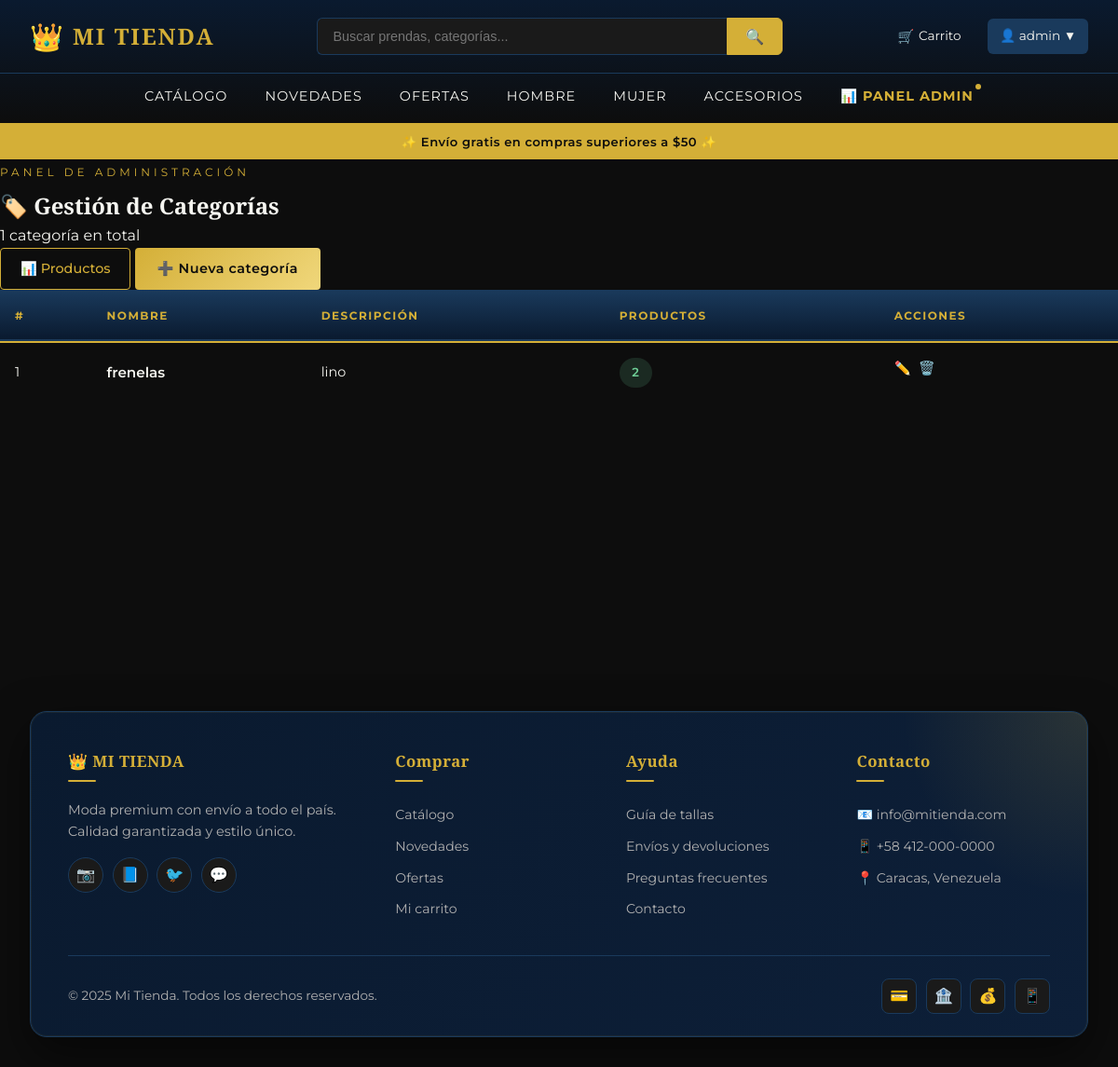
/categorias/ (signed in), run on the app's committed database.
### tienda/tienda/models.py (models this page shows, shortened)
class Categoria(models.Model):
    nombre = models.CharField(max_length=100)
    descripcion = models.TextField(blank=True)
    class Meta:
        verbose_name = "Categoría"
        verbose_name_plural = "Categorías"

### tienda/tienda/views.py (the view)
# urls.py: path('categorias/', views.lista_categorias, name='lista_categorias'),
@staff_member_required
@staff_member_required
def lista_categorias(request):
    categorias = Categoria.objects.all().order_by('nombre')
    categorias_con_productos = categorias.filter(productos__isnull=False).distinct().count()
    categorias_vacias = categorias.filter(productos__isnull=True).count()
    total_productos = Producto.objects.count()
    return render(request, 'tienda/lista_categorias.html', {
        'categorias': categorias,
        'categorias_con_productos': categorias_con_productos,
        'categorias_vacias': categorias_vacias,
        'total_productos': total_productos,
    })

### templates/tienda/lista_categorias.html (shortened to what this page needs)
{% extends 'tienda/_base.html' %}
{% load static %}
{% block contenido %}
<section class="seccion-admin-panel">
    <div class="admin-header">
        <div>
            <span class="seccion-tag">PANEL DE ADMINISTRACIÓN</span>
            <h2>🏷️ Gestión de Categorías</h2>
            <p>{{ categorias|length }} categoría{{ categorias|length|pluralize }} en total</p>
        </div>
        <div class="admin-header-actions">
            <a href="{% url 'lista_admin' %}" class="btn-outline">📊 Productos</a>
            <a href="{% url 'crear_categoria' %}" class="btn-dorado">➕ Nueva categoría</a>
        </div>
    </div>
    {% if categorias %}
    <div class="admin-tabla-wrapper">
        <table class="admin-tabla">
            <thead>
                <tr>
                    <th>#</th>
                    <th>Nombre</th>
                    <th>Descripción</th>
                    <th>Productos</th>
                    <th>Acciones</th>
                </tr>
            </thead>
            <tbody>
                {% for c in categorias %}
                <tr>
                    <td>{{ forloop.counter }}</td>
                    <td>
                        <strong class="tabla-nombre">{{ c.nombre }}</strong>
                    </td>
                    <td>{{ c.descripcion|default:"—"|truncatewords:12 }}</td>
                    <td>
                        <span class="badge-stock {% if c.productos.count > 0 %}ok{% else %}out{% endif %}">
                            {{ c.productos.count }}
                        </span>
                    </td>
                    <td class="tabla-acciones">
                        <a href="{% url 'editar_categoria' c.pk %}" class="btn-icon edit" title="Editar">✏️</a>
                        <a href="{% url 'eliminar_categoria' c.pk %}" class="btn-icon delete" title="Eliminar">🗑️</a>
                    </td>
                </tr>
                {% endfor %}
            </tbody>
        </table>
    </div>
    {% endif %}
</section>
{% endblock %}

### templates/tienda/_base.html (shortened to what this page needs)
{% load static %}
<!DOCTYPE html>
<html lang="es">
<head>
    <link rel="stylesheet" href="{% static 'css/estilo.css' %}">
</head>
<body>
<header class="site-header">
    <div class="header-main">
        <a href="{% url 'inicio' %}" class="logo">
            <span class="logo-icon">👑</span>
            <span class="logo-text">MI TIENDA</span>
        </a>
        <form method="get" action="{% url 'lista_productos' %}" class="header-buscador">
            <input type="text" name="q" placeholder="Buscar prendas, categorías..." value="{{ request.GET.q }}">
            <button type="submit">🔍</button>
        </form>
        <nav class="header-nav">
            {% if user.is_authenticated %}
                <a href="{% url 'ver_carrito' %}" class="nav-icon" title="Carrito">
                    🛒<span>Carrito</span>
                </a>
                <div class="user-menu">
                    <span class="user-name">👤 {{ user.first_name|default:user.username }} ▼</span>
                </div>
            {% else %}
                <a href="{% url 'login' %}" class="btn-outline">Iniciar sesión</a>
                <a href="{% url 'registro' %}" class="btn-dorado">Registrarse</a>
            {% endif %}
        </nav>
    </div>
    <nav class="header-menu">
        <a href="{% url 'lista_productos' %}">Catálogo</a>
        <a href="{% url 'lista_productos' %}?orden=nuevo">Novedades</a>
        <a href="{% url 'lista_productos' %}?orden=precio_asc">Ofertas</a>
        <a href="{% url 'lista_productos' %}">Hombre</a>
        <a href="{% url 'lista_productos' %}">Mujer</a>
        <a href="{% url 'lista_productos' %}">Accesorios</a>
        {% if user.is_staff %}
        <a href="{% url 'lista_admin' %}" class="menu-admin">📊 Panel admin</a>
        {% endif %}
    </nav>
</header>
    <div class="header-top">
        <p>✨ Envío gratis en compras superiores a $50 ✨</p>
    </div>
<main>
    {% block contenido %}{% endblock %}
</main>
<footer class="site-footer">
    <div class="footer-caja">
        <div class="footer-grid">
            <div class="footer-col">
                <h4>👑 MI TIENDA</h4>
                <p>Moda premium con envío a todo el país. Calidad garantizada y estilo único.</p>
                <div class="social-icons">
                    <a href="#" title="Instagram">📷</a>
                    <a href="#" title="Facebook">📘</a>
                    <a href="#" title="Twitter">🐦</a>
                    <a href="#" title="WhatsApp">💬</a>
                </div>
            </div>
            <div class="footer-col">
                <h4>Comprar</h4>
                <ul>
                    <li><a href="{% url 'lista_productos' %}">Catálogo</a></li>
                    <li><a href="{% url 'lista_productos' %}?orden=nuevo">Novedades</a></li>
                    <li><a href="{% url 'lista_productos' %}?orden=precio_asc">Ofertas</a></li>
                    <li><a href="{% url 'ver_carrito' %}">Mi carrito</a></li>
                </ul>
            </div>
            <div class="footer-col">
                <h4>Ayuda</h4>
                <ul>
                    <li><a href="#">Guía de tallas</a></li>
                    <li><a href="#">Envíos y devoluciones</a></li>
                    <li><a href="#">Preguntas frecuentes</a></li>
                    <li><a href="#">Contacto</a></li>
                </ul>
            </div>
            <div class="footer-col">
                <h4>Contacto</h4>
                <ul>
                    <li>📧 info@mitienda.com</li>
                    <li>📱 +58 412-000-0000</li>
                    <li>📍 Caracas, Venezuela</li>
                </ul>
            </div>
        </div>
        <div class="footer-bottom">
            <p>&copy; 2025 Mi Tienda. Todos los derechos reservados.</p>
            <div class="pagos-icons">
                <span title="Tarjeta">💳</span>
                <span title="Transferencia">🏦</span>
                <span title="Efectivo">💰</span>
                <span title="Pago móvil">📱</span>
            </div>
        </div>
    </div>
</footer>
</body>
</html>

### data on the page
Categoria: nombre "frenelas", descripcion "lino", productos.count "2"

### other printed values
{{ user.first_name|default:user.username }} "admin"
{{ categorias|length }} "1"
